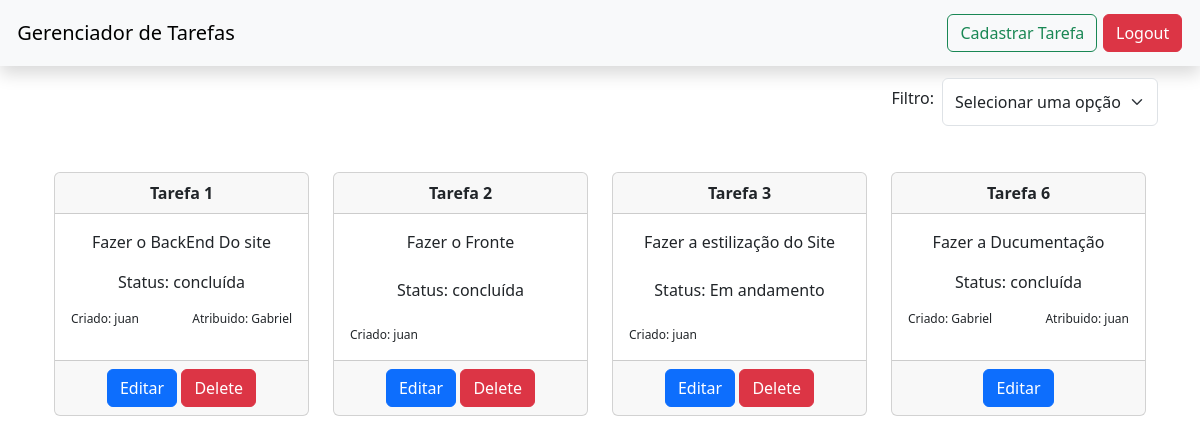
Page /tasks/16 on the committed database.
### tasks/models.py (models this page shows, shortened)
class Task(models.Model):
    title_text = models.CharField(max_length=200)
    description_text = models.CharField(max_length=200)
    status_text = models.CharField(max_length=200,default='Pendente')
    userMaker = models.ForeignKey(User,on_delete=models.CASCADE,related_name='userMaker')
    userAssign = models.ForeignKey(User,on_delete=models.CASCADE,related_name='userAssign',null=True)

### users/models.py (models this page shows, shortened)
class User(models.Model):
    name_text = models.CharField(max_length=200)
    email_text = models.CharField(max_length=200)
    password_text = models.CharField(max_length=200)

### tasks/views.py (the view)
# urls.py: path('<int:id_user>',views.index,name='index'),
def index(req,id_user):
    user = get_object_or_404(User,pk=id_user)
    filter = 0
    if req.POST and  req.POST['filter'] != "all":
        tasks = Task.objects.filter(Q(userMaker = user)|Q(userAssign = user),Q(status_text = req.POST['filter']))
        if req.POST['filter'] == "Em andamento":
            filter = 1
        elif req.POST['filter'] == "Pendente":
            filter = 2
        else:
            filter = 3
    else:
        tasks = Task.objects.filter(Q(userMaker = user)|Q(userAssign = user))
    print(filter)
    return render(req,"tasks/index.html",{"user":user,"tasks":tasks,'filter':filter})

### users/templates/tasks/index.html (shortened to what this page needs)
<!DOCTYPE html>
<html lang="en">
<head>
    <link href="https://cdn.jsdelivr.net/npm/bootstrap@5.3.3/dist/css/bootstrap.min.css" rel="stylesheet">
</head>
<body>
    <header class="shadow">
        <div class="navbar navbar-expand-lg bg-body-tertiary" style="flex-wrap: nowrap;">
            <div class="container-fluid">
                <a class="navbar-brand" href="#">
                    Gerenciador de Tarefas
                </a>
            </div>
            <div class="container-fluid d-flex justify-content-end">
                    <a class="btn btn-outline-success" aria-current="page" data-bs-toggle="modal"  data-bs-target="#TaskInsert">Cadastrar Tarefa</a>
                    <a class="btn btn-danger" href="/" style="margin: 1%;">Logout</a>
            </div>
        </div>
    </header>
    <main>
        <section class="container d-flex justify-content-end" style="margin-top: 1%;">
                <form method="post" onchange="document.getElementById('sendButton').click()">
                    <fieldset>
                        <div class="d-flex">
                            <label for="Select" class="form-label p-2">Filtro:</label>
                            <select id="Select" name="filter" class="form-select">
                                <option value="all" {%if filter == 0 %}selected{%endif%}>Selecionar uma opção</option>
                            </select>
                        </div>
                    </fieldset>
                </form>
        </section>
        <section class="card-group container" style="margin-top: 2%;">
            {%for i in tasks%}
                <div class="container col-sm-6 col-lg-3" style="margin-top: 2%;">
                    <div class="card text-center" style="height: 100%;">
                        <div class="card-header">
                            <p class="card-text fw-bold" id="Title{{i.id}}">{{i.title_text}}</p>
                        </div>
                        <div class="card-body" style="display: flex;justify-content: space-between;flex-direction: column;">
                            <p class="card-text" id="Description{{i.id}}">{{i.description_text}}</p>
                            <p class="card-text">Status: <span id="Status{{i.id}}">{{i.status_text}}</span></p>
                            <div style="font-size: 12px;display: flex;flex-direction: row;justify-content: space-between;">
                                <p class="card-text">Criado: {{i.userMaker.name_text}}</p>
                                {%if i.userAssign%}
                                    <p class="card-text">Atribuido: <span id='Email{{i.id}}'>{{i.userAssign.email_text}}</span> </p>
                                {%endif%}
                            </div>
                        </div>
                        <div class="card-footer">
                            <a class="btn btn-primary" aria-current="page" data-bs-toggle="modal"  data-bs-target="#TaskUpdate" onclick="ChangeUpdateModal('{{i.id}}')">Editar</a>
                            {%if i.userMaker.id == user.id%}
                                <a href="{%url 'tasks:deleteTask' i.id %}" class="btn btn-danger">Delete</a>
                            {%endif%}
                            </div>
                    </div>
                </div>
            {%endfor%}
        </section>
    </main>
</body>
</html>

### rows in the picture
Task: title_text "Tarefa 1", description_text "Fazer o BackEnd Do site", status_text "concluída", userMaker.name_text "juan", userAssign.email_text "Gabriel", shows "Delete"
Task: title_text "Tarefa 2", description_text "Fazer o Fronte", status_text "concluída", userMaker.name_text "juan", shows "Delete"
Task: title_text "Tarefa 3", description_text "Fazer a estilização do Site", status_text "Em andamento", userMaker.name_text "juan", shows "Delete"
Task: title_text "Tarefa 6", description_text "Fazer a Ducumentação", status_text "concluída", userMaker.name_text "Gabriel", userAssign.email_text "juan"
